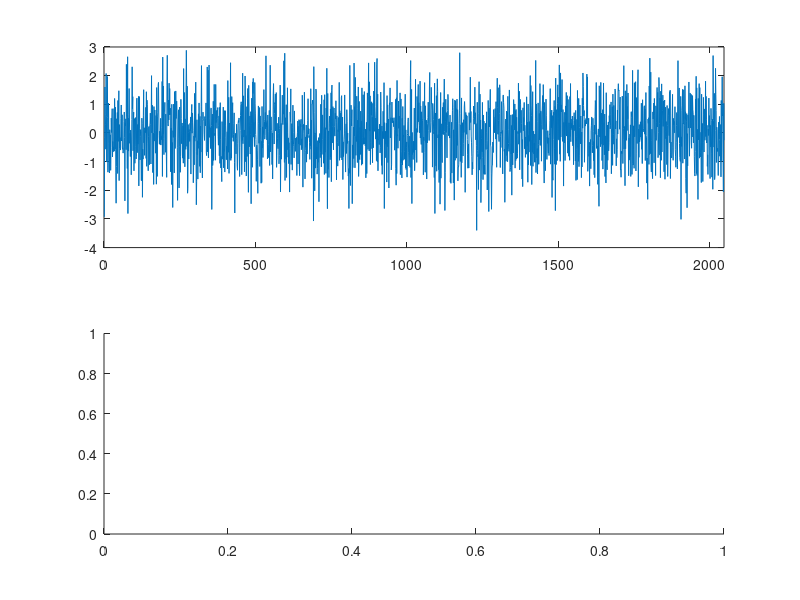

MATLAB code to generate this figure: (Note: this script raises an error after producing the figure.)
clc
clear all
warning('off', 'all');

M = 2048;

bb1 = randn(1, M);
bb2 = 9 * randn(1,M) + 7;

%% représentations fréquentielles

% spectrogramme bb1
figure,
subplot(2,1,1);
plot(bb1);
xlim([0;2048]);
subplot(2,1,2);
spectrogram(bb1, 64,0, 'yaxis');
ylabel('Frequences');

% spectrogramme bb2
figure,
subplot(2,1,1);
plot(bb2);
xlim([0;2048]);
subplot(2,1,2);
spectrogram(bb2, 64,0, 'yaxis');
ylabel('Frequences');

%% Etapes DFA

clc
clear all

M = 2001;
N = 64;
L = round(M / N);
bb1 = randn(1, M);
bb2 = 9 * randn(1,M) + 7;

profilY = ProfilY(bb1, M);

% calcul des coefficients qui fit la courbe
coefsX = CalculCoefsProfil(profilY, L, N);

% calcul du profil global
F = CalculProfilGlobal(bb1, L, N);

%% calcul du profil global pour différents N

clc
clear all

M = 2001;
 bb1 = randn(1, M);
bb2 = 9 * randn(1,M) + 7;

Ns = [13, 17, 21, 27, 35, 47, 59, 77, 99, 135, 189];
Fs = zeros(size(Ns));
for i = 1:size(Ns,2)
   N = Ns(i);
   Fs(i) = CalculProfilGlobal(bb1, M, N);
end

% calcul du fit pour obtenir le coefficient de régularité alpha
logF = log(Fs);
logN = log(Ns);
coefsDroite = polyfit(logN, logF, 1);
alpha = coefsDroite(1);
fit = polyval(coefsDroite, logN);
display(alpha);

hold on
plot(logN, logF, 'o');
plot(logN, fit, 'r');
xlabel('log( F(N) )');
ylabel('log( N )');
hold off

%% représentation profil + fit

clc
clear all

M = 2001;
bb1 = randn(1, M);
bb2 = 9 * randn(1,M) + 7;
N = 189;
L = floor(M/N);

profilY = ProfilY(bb1, M);
coefs = CalculCoefsProfil(profilY, L, N);
fit = CalculFit(bb1, M, N, L);


hold on
plot(profilY);
plot(fit, 'r');

for l = 1:L
    xline(l*N);
end
hold off

%% statistiques sur la régularité bb centré

clc
clear all

M = 2001;
alphasCentres = zeros(1,50);
alphasNonCentres = zeros(1,50);
w = waitbar(0, 'traitement des régularités');
for i = 1:50
    bbCentre = randn(1, M);
    bbNonCentre = 9 * randn(1,M) + 7;
    
    alphasCentres(i) = Regularite(bbCentre);
    alphasNonCentres(i) = Regularite(bbNonCentre);
    
    waitbar(i/50);
end
close(w);

mu1 = mean(alphasCentres);
sd1 = std(alphasCentres);
mu2 = mean(alphasNonCentres);
sd2 = std(alphasNonCentres);
%%
hold on 
errorbar([mu1, mu2], [sd1, sd2], 'or');
xlim([0, 3]);
xticks([1,2]);
xticklabels({'Bb centré', 'Bb non centré'});